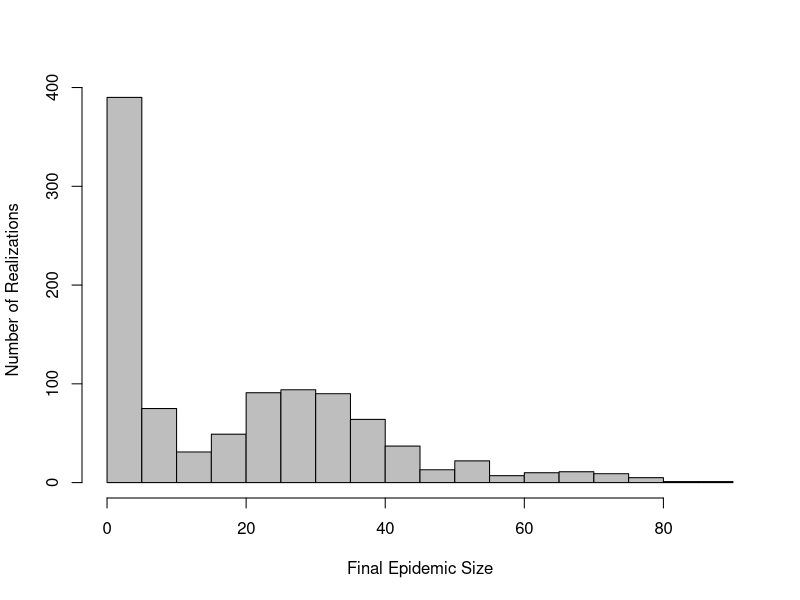
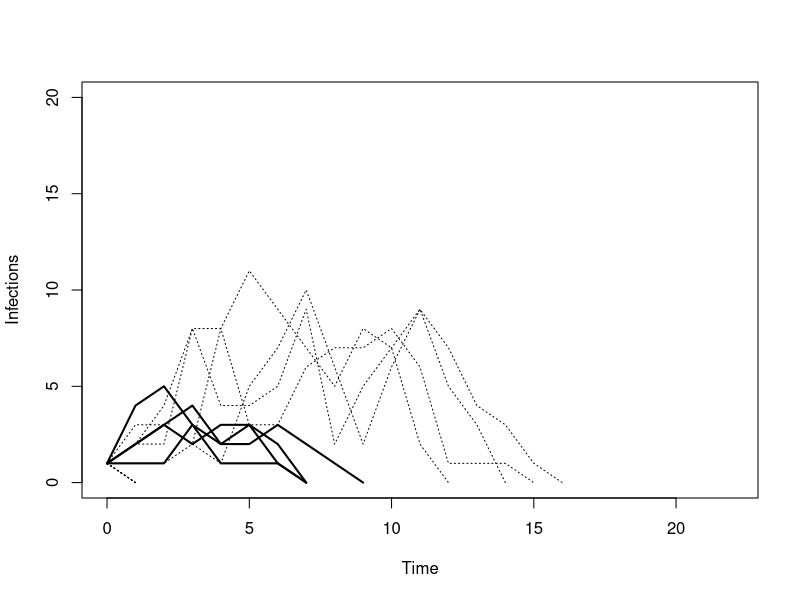
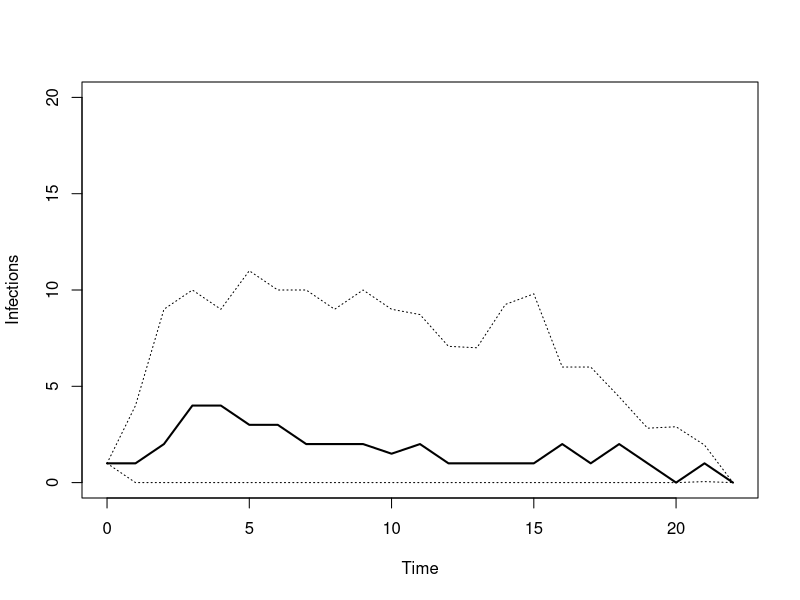
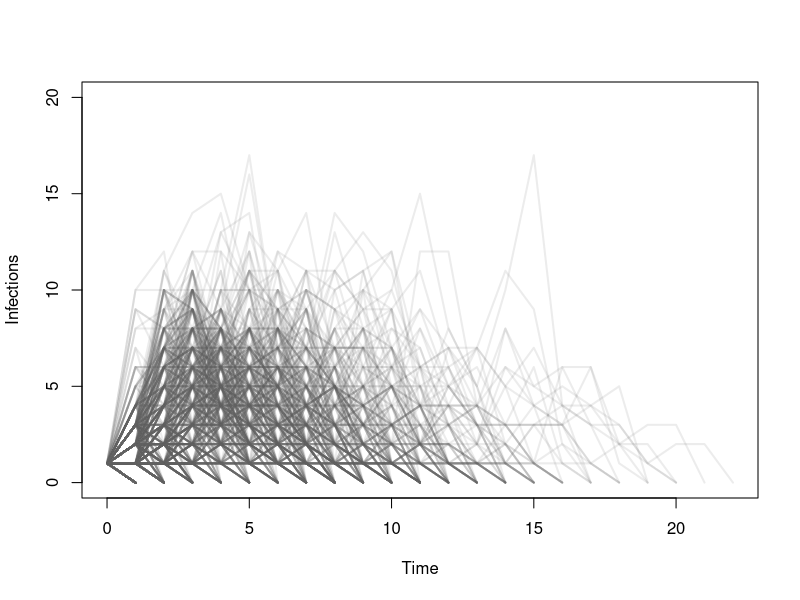
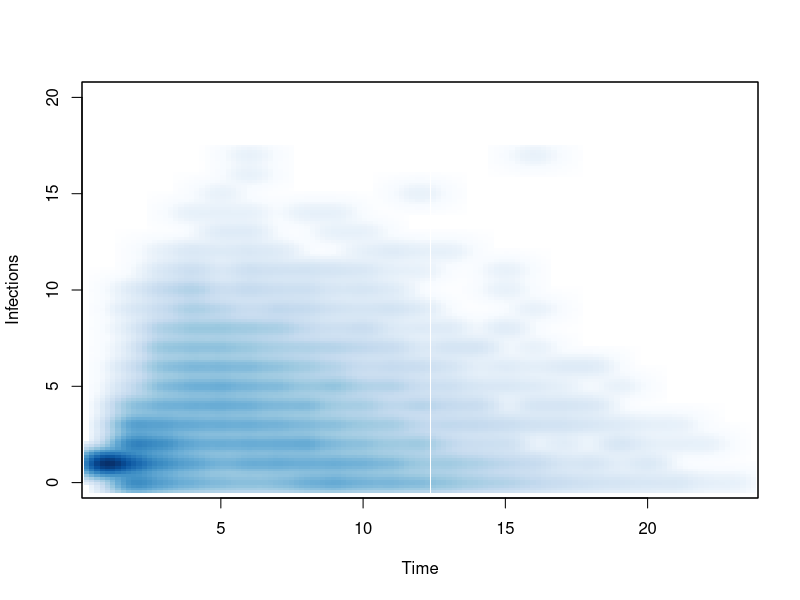
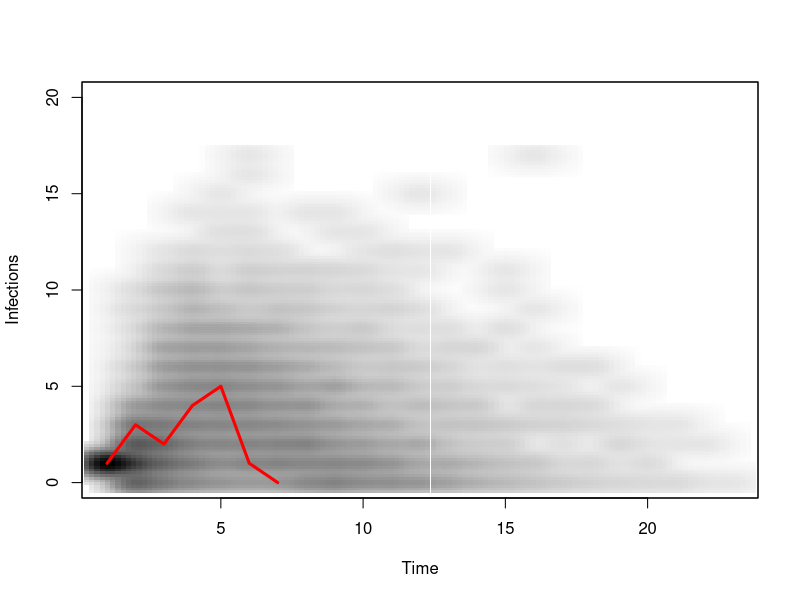

Generate these figures, in order, with R:
####################################################################################################
# Source code: Visualizing Results from Transmission Models: A Case Against 'Confidence Intervals' #
# Author: Eric Lofgren, MSPH (Eric.Lofgren@unc.edu)                                                #                       
# Affiliation: Dept. of Epidemiology, UNC Gillings School of Global Public Health, Chapel Hill, NC #
####################################################################################################

##########################
# Simulation Information #
##########################
# Simulation was run using EpiFire 2.33 (http://sourceforge.net/projects/epifire/)
# Network data source: Largest connected component of Goodreau’s Faux Mesa High School from statnet
# Simulation type: Percolation
# Transmissibility: 0.5053
# Patient zero count: 1
# Number of runs: 1000
# Results file: epidemic_timeseries.csv

###########################################################
# Setting Global Variables, Modifying Data Sets as Needed #
###########################################################
#Download epidemic_timeseries.csv, move it to your R working directory
#Import data into R
epidemic_timeseries <- read.csv("epidemic_timeseries.csv", sep=",", header= F)

#Create a matrix-based representation of the results, set a few details about the simulation
#This will be used in Figure 3C and in the creation of other variables
timeseries_matrix <- as.matrix(epidemic_timeseries)
max_length <- 22 # Number of observations in epidemic_timeseries - 1
realizations <- 1000 # How many realizations of the model were run

#Create a new vector with the total number of cases for each epidemic
epidemic_sizes <- colSums(timeseries_matrix, na.rm = TRUE)
median_size<- median(epidemic_sizes)
upper_size <- quantile(epidemic_sizes, probs = c(0.975), na.rm=TRUE)
lower_size <- quantile(epidemic_sizes, probs = c(0.025), na.rm=TRUE)

#Select possible realizations representing the median, 2.5th and 97.5th percentiles of epidemic size
#Draw 4 of each. More can be drawn, but plot becomes progressively less clear
#These will be used for Figure 3A
median_candidates <- which(epidemic_sizes == median_size)
median_sample <- sample(median_candidates, 4)
median_realizations<- epidemic_timeseries[median_sample]

upper_candidates <- which(epidemic_sizes == upper_size)
upper_sample <- sample(upper_candidates, 4)
upper_realizations<- epidemic_timeseries[upper_sample]

lower_candidates <- which(epidemic_sizes == lower_size)
lower_sample <- sample(lower_candidates, 4)
lower_realizations<- epidemic_timeseries[lower_sample]

#Find the median and pointwise 2.5th and 97.5th quantiles for each simulated timestep
#This will be used for Figure 3B
median_line <- apply(epidemic_timeseries, 1, median, na.rm = TRUE)
pointwise_CI <- apply(epidemic_timeseries, 1, quantile, probs = c(0.025, 0.975),  na.rm = TRUE)

#Create a long dataset with all epidemics in a single column with a timestamp
#This will be used in Figure 3D
stack_series <- stack(epidemic_timeseries)
timestamp <- data.frame(rep(seq(1,23),realizations))
long_series<- cbind(stack_series,timestamp)
long_series<- long_series[,-2] #delete extraneous column

############
# Figure 2 #
############
#Histogram of Final Epidemic Sizes
pdf('epidemic_histogram.pdf')
hist(epidemic_sizes, breaks = 20, col = "grey", xlab = "Final Epidemic Size", ylab = "Number of Realizations", main="")
dev.off()

#############
# Figure 3A #
#############
#Plot four realizations each of the median, 2.5th and 97.5th percentiles of epidemic sizes
pdf('final_size_intervals.pdf')
plot(0:max_length, rep(NA,max_length+1),main="", xlab="Time",ylab="Infections", ylim=c(0,20))
for (i in 1:4){
	lines(0:max_length,median_realizations[,i], lwd = 2, col = "black")
	lines(0:max_length,upper_realizations[,i], lwd = 1, col = "black", lty = 3)
	lines(0:max_length,lower_realizations[,i], lwd = 1, col = "black", lty = 3)
}
dev.off()

#############
# Figure 3B #
#############
#Plot the pointwise median, 2.5th and 97.5th percentiles of the simulations
pdf('pointwise_intervals.pdf')
plot(0:max_length, rep(NA,max_length+1), main="", xlab="Time",ylab="Infections",ylim=c(0,20))
lines(0:max_length,median_line,lwd=2,col="black") #Plot Median Line
lines(0:max_length,pointwise_CI[1,], lwd=1, col="black", lty = 3) #Plot Lower Interval
lines(0:max_length,pointwise_CI[2,], lwd=1, col="black", lty=3) #Plot Upper Interval
dev.off()

#############
# Figure 3C #
#############
#Plot of each run individually, with transparency set to 70% transparent
pdf('overplotted_lines.pdf')
plot(0:max_length, rep(NA,max_length+1),main="",xlab="Time", ylab="Infections", ylim=c(0,20))
for (i in 1:realizations) {
  lines(0:max_length, timeseries_matrix [ ,i],lwd=2,col=rgb(100,100,100,30,maxColorValue=255))
}
dev.off()

#############
# Figure 3D #
#############
#Smooth scatterplot of the epidemic data, with 128 bins, and plotting of the individual points turned off
pdf('smoothed.pdf')
smoothScatter(long_series[,2],long_series[,1],nbin=128,nrpoints=0,main="", xlab="Time",ylab="Infections", ylim=c(0,20))
dev.off()

#############
# eFigure 1 #
#############
# Smooth greyscale scatterplot similar to Figure 3D, with the addition of a single overlayed trajectory of interest
# In this example, the trajectory plotted is one of the candidate "median" realizations
pdf('smooth_with_trajectory.pdf')
smoothScatter(long_series[,2],long_series[,1],nbin=128,nrpoints=0,main="", xlab="Time",ylab="Infections", ylim=c(0,20),colramp=colorRampPalette(RColorBrewer::brewer.pal(9,"Greys")))
single_trajectory <- epidemic_timeseries[sample(median_candidates, 1)]
lines(single_trajectory, lwd = 3, col = "red")
dev.off()